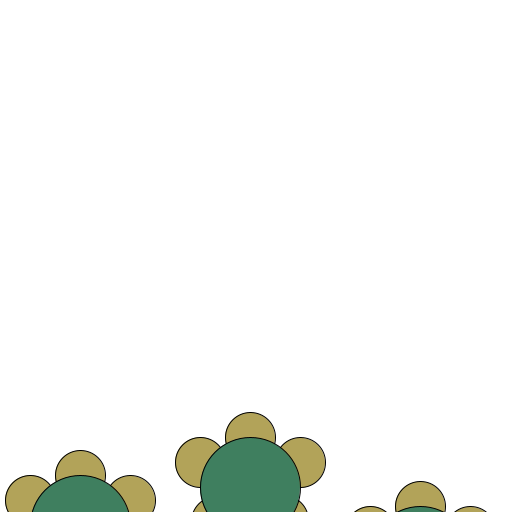
Frame 1 (no input)
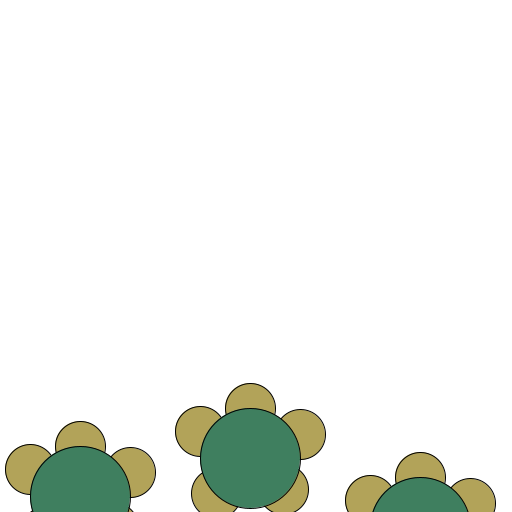
Frame 60 (the mouse pressed at the canvas centre just before this capture)
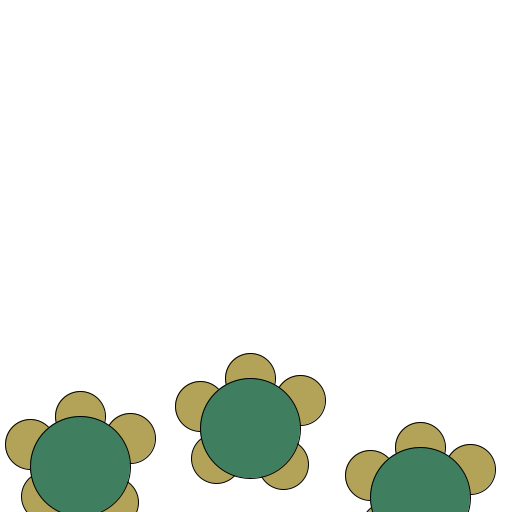
Frame 120 (the mouse held since frame 60 and released just before this capture)

The Processing sketch that drew these frames (run headless with seeded random() and noise(); from frame 60 on, the mouse is pressed at the canvas centre):

// Processing sketch: turtles
// ── turtles.pde
final int amount = 3;
Tartle[] tartles = new Tartle[amount];

void setup() {
    size(512,512);
    colorMode(HSB, 360, 100, 100);
    for(int i =0;i<tartles.length;i++){
        tartles[i] = new Tartle((width/3)*i+80,height+int(random(-50,50)),50);
    }
}

void draw() {
    background(0,0,100);
    for(int i =0;i<tartles.length;i++){
        tartles[i].walk();
        tartles[i].draw();
    }
}

class Tartle{
    float x,y,sizes;
    Foot foots;
    Shell body;
    Head head;
    Tartle(float _x,float _y,float si){
        body = new Shell(si*2);
        foots = new Foot(si);
        head = new Head(si);
        x = _x;
        y=_y;
        sizes = si;
    }
    void walk(){
        y-=0.5;
        foots.shake();
        if(sizes*3/2>y){
            y = sizes*3/2;
        }
    }
    void draw(){
        foots.draw(x,y);
        head.draw(x,y);
        body.draw(x,y);
    }
}

class Foot{
    float siz,md,_md = 0.3;
    Foot(float si){
        siz = si;
    }
    void draw(float x,float y){
        fill(50,50,70);
        ellipse(x+siz,md+y-siz/2, siz,siz);
        ellipse(x-siz,y-md-siz/2, siz,siz);
        ellipse(x+(siz*2)/3,y-md+(siz*2)/3, siz,siz);
        ellipse(x-(siz*2)/3,y+md+(siz*2)/3, siz,siz);
    }
    void shake(){
        md+=_md;
        if(md<-3||md>3){
            _md = -_md;
        }
    }
}

class Shell{
    float siz;
    Shell(float si){
        siz = si;
    }
    void draw(float x,float y){
        fill(150,50,50);
        ellipse(x,y,siz,siz);
    }
}

class Head{
    float siz;
    Head(float si){
        siz = si;
    }
    void draw(float x,float y){
        fill(50,50,70);
        ellipse(x, y-siz, siz, siz);
    }
}
